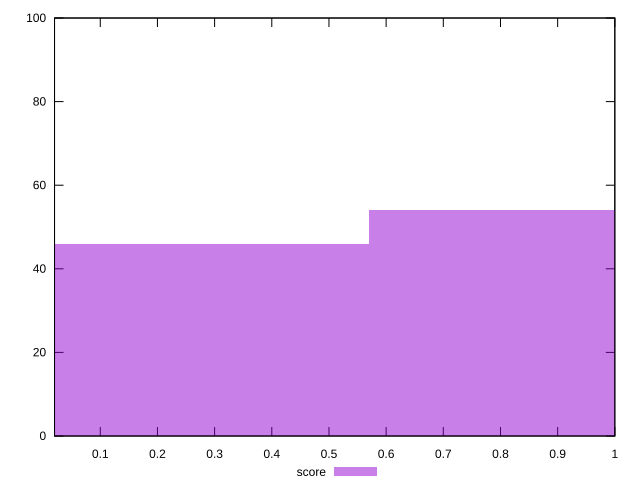

Write the gnuplot code that produced this figure.
reset

$score <<EOF
1.139469320924245 54
0 46
EOF

set key outside below
set boxwidth 1.139469320924245
set xrange [0.02:1]
set yrange [0:100]
set trange [0:100]
set style fill transparent solid 0.5 noborder
set terminal svg size 640, 490 enhanced background rgb 'white'
set output "reports/report_00028_2021-02-24T12-49-42.674Z/interactive/samples/card/score/histogram.svg"

plot $score title "score" with boxes

reset
